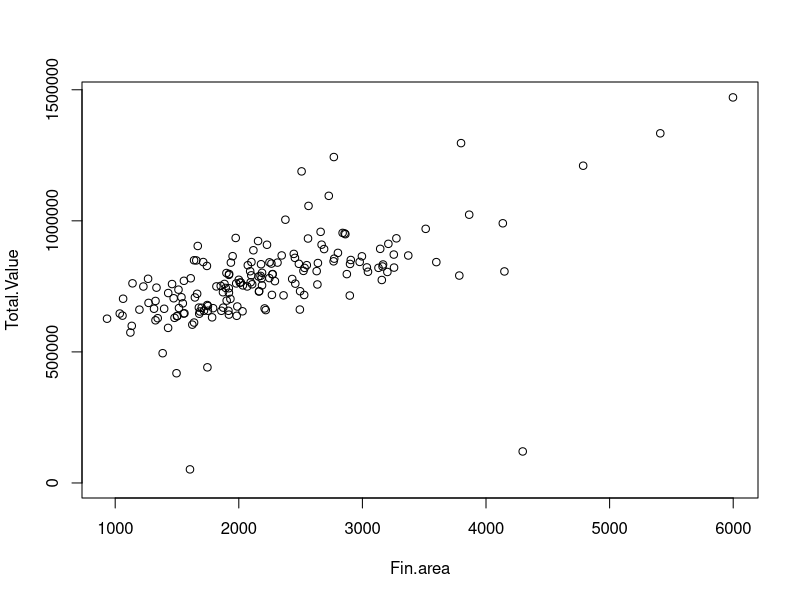
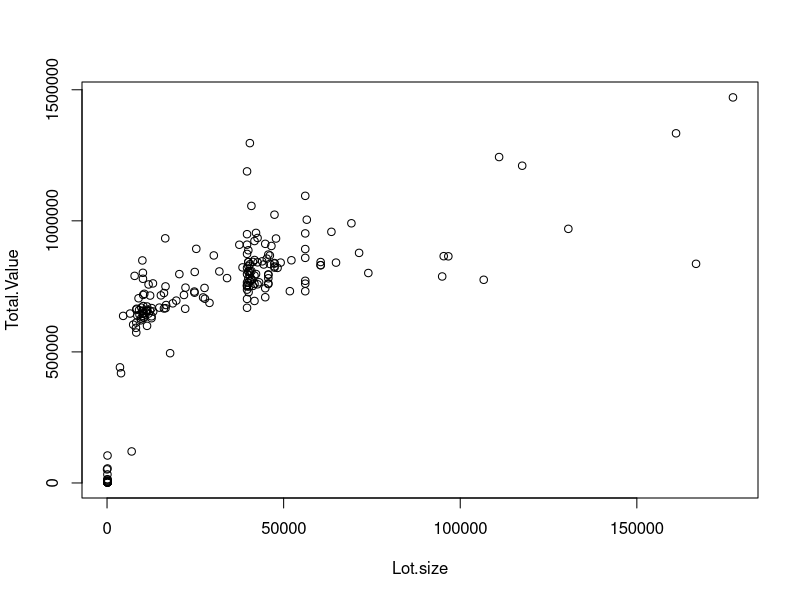
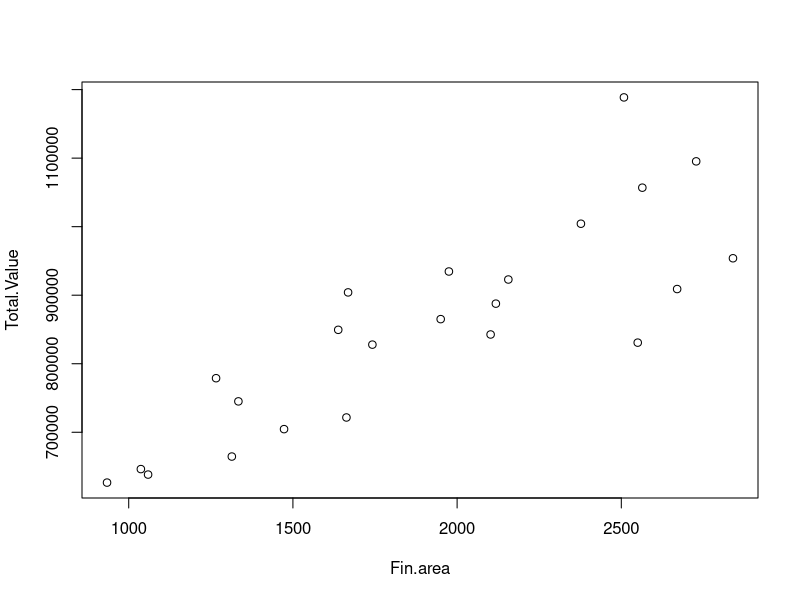
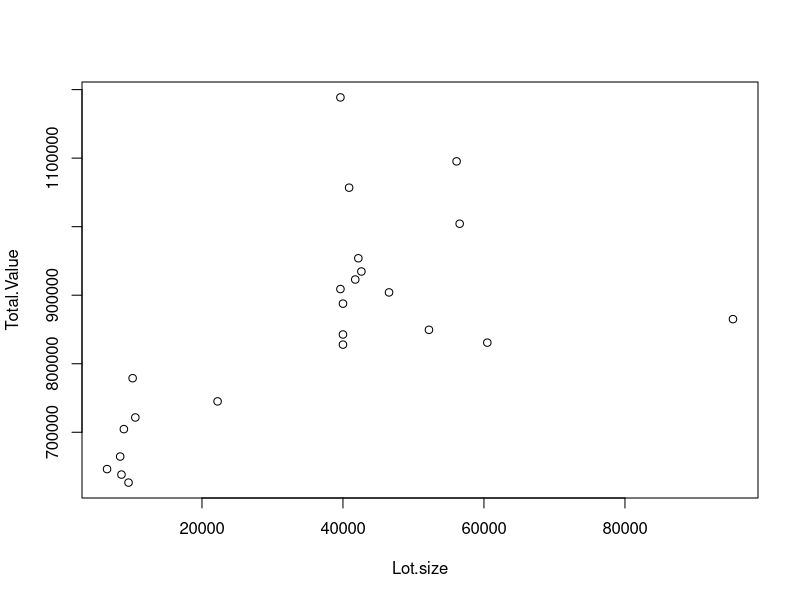
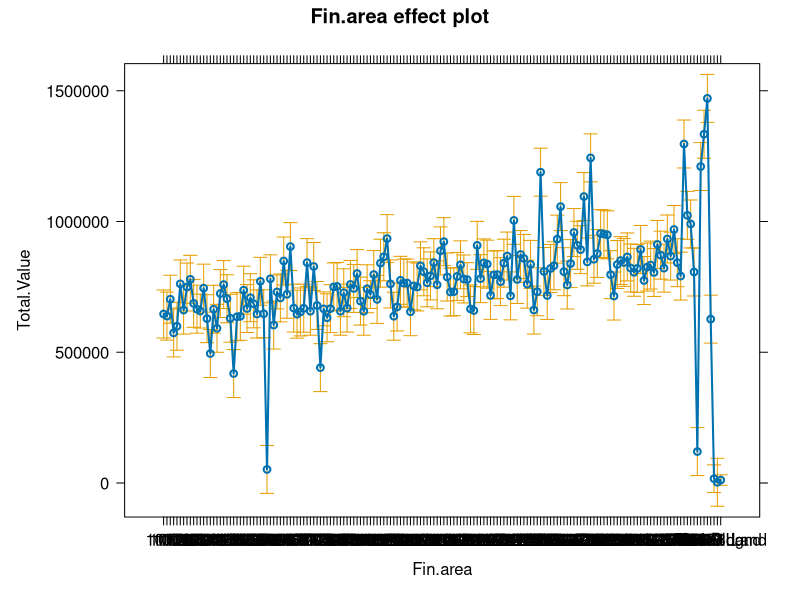

These charts were generated, in order, by the following R code: (Note: this script raises an error after producing the figures.)
# Real Estate analysis
# 15-Sep-2024

 # SETUP ####
# load packages
library(lubridate)
library(readxl)
library(ggplot2)
library(tidyr)
library(effects)
library(dplyr)
library(zoo) # rollmean
 
 
# Import Data
D <- read.csv("all2000_20230127.csv")
D$Total.Value <- as.numeric(gsub("[$,]", "", D$Total.Value))
D <- D[!is.na(D$Fin.area), ]
D <- D[!is.na(D$Total.Value), ]

# Separate types
Ra <- D[D$Type=='RANCH', ]
Cp <- D[D$Type=='CAPE', ]
Co <- D[D$Type=='COLONIAL', ]
Sl <- D[D$Type=='SPLIT LEVL', ]

plot(Total.Value ~ Fin.area, data=D)
plot(Total.Value ~ Lot.size, data=D)
plot(Total.Value ~ Fin.area, data=Ra)
plot(Total.Value ~ Lot.size, data=Ra)

######### All
lm_faD <- lm(Total.Value ~ Fin.area, data = D)
summary(lm_faD)
plot(allEffects(lm_faD))

glm_faD <- glm(Total.Value ~ Fin.area + Lot.size, family = gaussian, data = D)
summary(glm_faD)
plot(allEffects(glm_faD))

#newdata = data.frame(nickel = c(80, 90, 99, 100, 101, 110))
#predict(glm_nickel, newdata, type = "response") # odds of getting migraine given levels of nickel intake (ug)

######### Ranch
lm_faRa <- lm(Total.Value ~ Fin.area, data = Ra)
summary(lm_faRa)
plot(allEffects(lm_faRa))

glm_Ra <- glm(Total.Value ~ Fin.area + Lot.size, family = gaussian, data = Ra)
summary(glm_Ra)
plot(allEffects(glm_Ra))

new_fa = data.frame(Fin.area = c(0, 5000))
new_Ra = predict(lm_faRa, new_fa, type = "response")

######### Cape
lm_faCp <- lm(Total.Value ~ Fin.area, data = Cp)
summary(lm_faCp)
plot(allEffects(lm_faCp))

glm_Cp <- glm(Total.Value ~ Fin.area + Lot.size, family = gaussian, data = Cp)
summary(glm_Cp)
plot(allEffects(glm_Cp))

#############Summarize

# Create an empty plot
plot(Ra$Fin.area, Ra$Total.Value, type = "n", xlim = c(0, 10000), ylim = c(0, 2000000), 
     xlab = "Finished Area, sqft", ylab = "Total Assesed Value, $", main = "Wenham Neighborhood 2000")
lines(Ra$Fin.area, Ra$Total.Value, type = "p", pch = 1, col = "red")
lines(new_fa, new_Ra, type = 'l', col="red")
lines(Cp$Fin.area, Cp$Total.Value, type = "p", pch = 2, col = "blue")
legend("topleft", legend = c("Ranches", "Capes"), col = c("red", "blue"), lty = 1)
